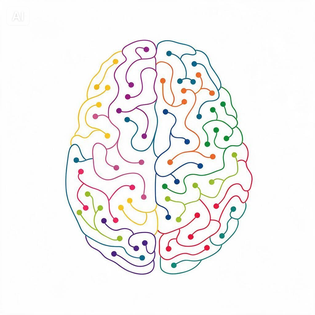
#> input picture human_brain/image_t091.png, 315 x 315 px, shrunk from 1024 x 1024 before the run
$ python retrace.py
#> lines starting #> are read from the running program, lines starting #| are printed output that depends on the picture; after the words box and inside, x2 and y2 are one past the last pixel; in counts of white or black regions, pixels touching at a corner belong together
"""
Rebuild a line-art PNG at higher resolution with clean, flat colours.

This is an automated re-trace of an image you supply — no redrawing. It works
because line art on white is a very constrained kind of picture: every pixel is
either white, or one of a handful of stroke colours laid down at some coverage.

The pipeline:

  1. coverage      how much ink is in each pixel, from its luminance. Edge
                   pixels are partly covered, which is what makes them look soft.
  2. unmix         a half-covered orange pixel reads as pale orange. Undo the
                   blend with white — c_true = white + (c - white)/coverage —
                   so edge pixels report their real colour instead of a tint.
                   Skip this and clustering invents colours that are not in the
                   drawing: pale blends like #7D9FA4 and #BEAF67 show up as if
                   they were strokes.
  3. cluster       k-means over the unmixed colours gives the true palette.
  4. rebuild       each colour's coverage map is resampled up with a cubic
                   filter, its edge slightly re-tightened, then composited in
                   its flat palette colour.

The result is larger, has exactly N flat colours, and has smooth edges — the
softness of the original is resampled rather than magnified.

Run:  python retrace.py                    # 3x, 12 colours
      python retrace.py --scale 4 -k 14
"""

import argparse
from pathlib import Path

import numpy as np
from PIL import Image
from scipy.cluster.vq import kmeans2
from scipy.ndimage import gaussian_filter, label as ndimage_label, zoom

HERE = Path(__file__).resolve().parent

# Pixels at least this covered are trusted to vote on the palette. Lower and the
# blends pollute the clusters; higher and thin strokes get no vote at all.
CORE_COVERAGE = 0.55
WHITE_LUM = 250.0     # luminance treated as bare paper
INK_LUM = 70.0        # luminance treated as fully covered


def coverage(rgb):
    """How much ink sits in each pixel, 0 (paper) to 1 (solid stroke)."""
    lum = rgb.mean(2)
    return np.clip((WHITE_LUM - lum) / (WHITE_LUM - INK_LUM), 0.0, 1.0)


def unmix(rgb, cov, eps=1e-3):
    """Recover each pixel's stroke colour by undoing its blend with white."""
    c = cov[..., None]
    out = 255.0 + (rgb - 255.0) / np.maximum(c, eps)
    return np.clip(out, 0, 255)


def palette(rgb, cov, k, seed=0):
    """The drawing's true colours, voted on by confidently-covered pixels only."""
    core = cov >= CORE_COVERAGE
    cent, _ = kmeans2(unmix(rgb, cov)[core], k, minit="++", seed=seed, iter=40)
    return cent


def clean_labels(lab, cov, k, sigma=1.8, rounds=2, min_blob=30):
    """
    Re-decide every inked pixel's colour from the colours around it.

    Nearest-colour matching judges each pixel alone, so along a stroke whose hue
    sits between two clusters the label flickers from pixel to pixel and the
    stroke comes out mottled. This is the fix, in two parts:

      * a coverage-weighted vote. Each colour blurs its own footprint into a
        score map and the winner takes the pixel, so a pixel surrounded by
        crimson becomes crimson even if, on its own, it measured slightly
        magenta. Weighting by coverage means solid stroke centres decide the
        vote and faint edge pixels mostly listen.
      * speck removal. Any island of a colour smaller than min_blob pixels is
        a mislabel — real strokes are long — so it is erased and re-voted from
        whatever surrounds it.
    """
    ink = cov > 0.02
    for _ in range(rounds):
        votes = np.stack(
            [gaussian_filter(np.where(lab == i, cov, 0.0), sigma) for i in range(k)],
            axis=-1)
        lab = np.where(ink, np.argmax(votes, axis=-1), -1)

    for i in range(k):
        comp, n = ndimage_label(lab == i)
        if not n:
            continue
        sizes = np.bincount(comp.ravel())
        sizes[0] = 0                       # background is not a component
        specks = np.isin(comp, np.flatnonzero((sizes > 0) & (sizes < min_blob)))
        lab[specks] = -1

    holes = ink & (lab < 0)
    if holes.any():
        votes = np.stack(
            [gaussian_filter(np.where(lab == i, cov, 0.0), sigma) for i in range(k)],
            axis=-1)
        lab = np.where(holes, np.argmax(votes, axis=-1), lab)
    return lab


def retrace(path, scale=3, k=12, pad=0, badge=None, sharpen=2.6,
            transparent=True):
    src = np.asarray(Image.open(path).convert("RGB")).astype(float)
    if badge:
        x0, y0, x1, y1 = badge
        src[y0:y1, x0:x1] = 255.0

    cov = coverage(src)
    cent = palette(src, cov, k)

    # Assign EVERY inked pixel — including soft edges — to the nearest true
    # colour, using the unmixed value so an edge pixel is judged on hue, not on
    # how pale it happens to be.
    #
    # Unmixing amplifies noise exactly where coverage is lowest, so a bare
    # nearest-colour test makes edge pixels flicker between two similar clusters
    # and leaves speckled outlines on the dots. Smoothing the colour field first
    # — weighted by coverage, so pale pixels borrow hue from their solid
    # neighbours rather than voting on it — removes the speckle without eroding
    # the strokes the way a median filter would.
    true = unmix(src, cov)
    num = gaussian_filter(true * cov[..., None], sigma=(1.0, 1.0, 0))
    den = gaussian_filter(cov, sigma=1.0)[..., None]
    true = np.where(den > 1e-3, num / np.maximum(den, 1e-3), true)
    ink = cov > 0.02
    d = np.linalg.norm(true[ink][:, None, :] - cent[None, :, :], axis=2)
    lab = np.full(cov.shape, -1, dtype=int)
    lab[ink] = np.argmin(d, axis=1)
    lab = clean_labels(lab, cov, len(cent))

    # Re-measure coverage AGAINST EACH PIXEL'S OWN COLOUR.
    #
    # The luminance ramp above treats every stroke as equally dark, which is
    # false: amber #BB7A00 sits at luminance ~125, so it tops out around 0.7
    # coverage and its interior never reaches solid. The stroke then renders
    # pale and mottled, tracking the source's noise, while dark purple strokes
    # come out clean — exactly the difference visible in the output.
    #
    # A pixel of colour c laid on white at coverage a is  px = white + a(c - white).
    # Solving for a by projection gives the true coverage for that colour, so
    # every stroke reaches 1.0 in its interior whatever its lightness.
    d_white = 255.0 - src
    cov_fixed = np.zeros_like(cov)
    for i, colour in enumerate(cent):
        vec = 255.0 - colour
        denom = float(vec @ vec)
        if denom < 1e-6:
            continue
        m = lab == i
        if m.any():
            cov_fixed[m] = np.clip((d_white[m] @ vec) / denom, 0.0, 1.0)
    cov = cov_fixed

    h, w = int(cov.shape[0] * scale), int(cov.shape[1] * scale)
    # Composite each colour "over" what is already there, tracking colour and
    # alpha separately. Building the alpha channel here rather than keying it
    # out of a white render afterwards is what keeps the edges clean: a keyed
    # edge pixel carries the background it was flattened against, which shows up
    # as a pale halo on any other background.
    acc_rgb = np.zeros((h, w, 3))
    acc_a = np.zeros((h, w))
    for i, colour in enumerate(cent):
        layer = np.where(lab == i, cov, 0.0)
        if layer.max() <= 0:
            continue
        big = np.clip(zoom(layer, scale, order=3), 0, 1)
        # Re-tighten the edge. Cubic resampling spreads the ramp over several
        # times as many pixels, which reads as blur; this pulls it back without
        # hard-thresholding it into jaggies.
        big = np.clip((big - 0.5) * sharpen + 0.5, 0, 1)
        a = big[..., None]
        acc_rgb = acc_rgb * (1 - a) + (colour / 255.0) * a
        acc_a = acc_a * (1 - big) + big

    if transparent:
        # Un-premultiply so the stored colour is the stroke's own, not a blend
        # with black. Viewers multiply by alpha again on display.
        safe = np.maximum(acc_a, 1e-4)[..., None]
        rgb = np.clip(acc_rgb / safe, 0, 1)
        rgba = np.dstack([rgb, acc_a])
        img = Image.fromarray((rgba * 255).astype(np.uint8), mode="RGBA")
        mask = acc_a > 0.02
    else:
        a = acc_a[..., None]
        flat = np.ones((h, w, 3)) * (1 - a) + acc_rgb
        img = Image.fromarray((np.clip(flat, 0, 1) * 255).astype(np.uint8))
        mask = acc_a > 0.02

    # Trim hard to the artwork. pad=0 means the ink touches all four edges.
    ys, xs = np.nonzero(mask)
    box = (max(0, xs.min() - pad), max(0, ys.min() - pad),
           min(img.width, xs.max() + 1 + pad), min(img.height, ys.max() + 1 + pad))
    return img.crop(box), cent


def main():
    ap = argparse.ArgumentParser()
    ap.add_argument("src", nargs="?", default="image_t091.png")
    ap.add_argument("-o", "--out", default="brain_traced.png")
    ap.add_argument("-k", type=int, default=12, help="number of stroke colours")
    ap.add_argument("--scale", type=float, default=3.0)
    ap.add_argument("--sharpen", type=float, default=2.6,
                    help="edge contrast; 1 = as resampled, higher = crisper")
    ap.add_argument("--pad", type=int, default=0, help="margin in px")
    ap.add_argument("--bg", choices=["none", "white"], default="none",
                    help="'none' writes RGBA with a transparent background")
    ap.add_argument("--badge", nargs=4, type=int, metavar=("X0", "Y0", "X1", "Y1"),
                    default=[35, 30, 70, 75], help="corner region to blank out")
    a = ap.parse_args()

    img, cent = retrace(HERE / a.src, scale=a.scale, k=a.k, badge=a.badge,
                        sharpen=a.sharpen, pad=a.pad,
                        transparent=(a.bg == "none"))
#> in retrace, `src[y0:y1, x0:x1] = 255.0`: src: shape (315, 315, 3) float64; mean R, G, B 246, 245, 244
#> in palette, `core = cov >= CORE_COVERAGE`:
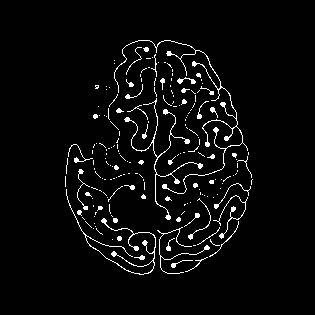
#> core: shape (315, 315) bool; 3.9% white in thin lines or dots, all inside (x1, y1, x2, y2) = (65, 40, 253, 275)
#> in unmix, `return np.clip(out, 0, 255)`:
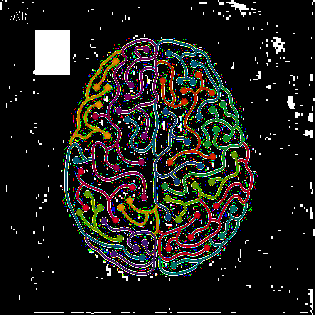
#> returned value: shape (315, 315, 3) float64; mean of channels 0, 1, 2 29.7, 29.4, 25.2; drawn as R, G, B
#> in palette, `cent, _ = kmeans2(unmix(rgb, cov)[core], k, minit="++", seed=seed, ite..`: cent = [[163.6, 5.21, 39.58], [14.93, 94.06, 96.4], [67.18, 34.27, 103], [100.7, 144.5, 0], [133.2, 7.32, 61.96], [222.2, 13.12, 14.34], [27.19, 119.7, 56.08], [101.8, 18.4, 83.62], [112, 3.21, 94.51], [180, 52.46, 0.0576], [7.86, 81.18, 116.1], [29.29, 69.27, 105.3]]
#> in retrace, `ink = cov > 0.02`: ink: shape (315, 315) bool; 10.4% white in thin lines or dots, all inside (x1, y1, x2, y2) = (12, 12, 253, 275)
#> in retrace, `lab[ink] = np.argmin(d, axis=1)`: lab: shape (315, 315) int64; 13 distinct labels, from -1 to 11
#> the loop in clean_labels, `for i in range(k):` made 12 passes
#> n on passes 1 to 12: 91, 123, 77, 25, 32, 21, 36, 62, 24, 71, 71, 71
#> pass 1, in clean_labels, `comp, n = ndimage_label(lab == i)`:
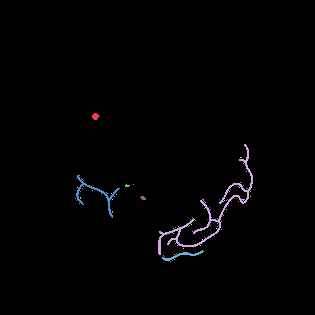
#> comp: shape (315, 315) int32; 92 distinct labels, from 0 to 91; one colour per label, 0 black
#> after the loop in clean_labels, `for i in range(k):`: comp: shape (315, 315) int32; 72 distinct labels, from 0 to 71
#> after the loop in clean_labels, `for i in range(k):`:
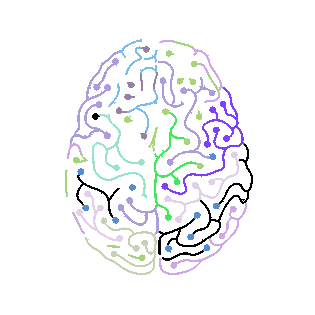
#> lab: shape (315, 315) int64; 13 distinct labels, from -1 to 11; one colour per label, 0 black, -1 white
#> in clean_labels, `holes = ink & (lab < 0)`: holes: shape (315, 315) bool; 1.5% white in thin lines or dots, all inside (x1, y1, x2, y2) = (12, 12, 251, 275)
#> in clean_labels, `lab = np.where(holes, np.argmax(votes, axis=-1), lab)`: lab: shape (315, 315) int64; 13 distinct labels, from -1 to 11
#> in retrace, `d_white = 255.0 - src`:
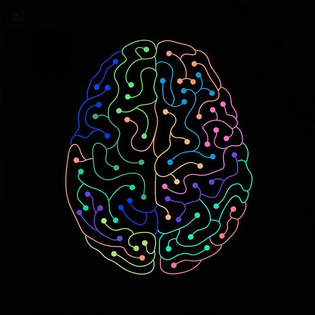
#> d_white: shape (315, 315, 3) float64; mean R, G, B 9, 10, 11
#> the loop in retrace, `for i, colour in enumerate(cent):` made 12 passes
#> (colour, vec, denom) on passes 1 to 12: ([163.6, 5.21, 39.58], [91.41, 249.8, 215.4], 117158.5), ([14.93, 94.06, 96.4], [240.1, 160.9, 158.6], 108692.8), ([67.18, 34.27, 103], [187.8, 220.7, 152], 107111), ([100.7, 144.5, 0], [154.3, 110.5, 255], 101046), ([133.2, 7.32, 61.96], [121.8, 247.7, 193], 113446), ([222.2, 13.12, 14.34], [32.76, 241.9, 240.7], 117495.9), ([27.19, 119.7, 56.08], [227.8, 135.3, 198.9], 109783.7), ([101.8, 18.4, 83.62], [153.2, 236.6, 171.4], 108817.9), ([112, 3.21, 94.51], [143, 251.8, 160.5], 109606), ([180, 52.46, 0.0576], [75, 202.5, 254.9], 111642.8), ([7.86, 81.18, 116.1], [247.1, 173.8, 138.9], 110575.7), ([29.29, 69.27, 105.3], [225.7, 185.7, 149.7], 107861.6)
#> the loop in retrace, `for i, colour in enumerate(cent):` made 12 passes
#> in retrace, `mask = acc_a > 0.02`:
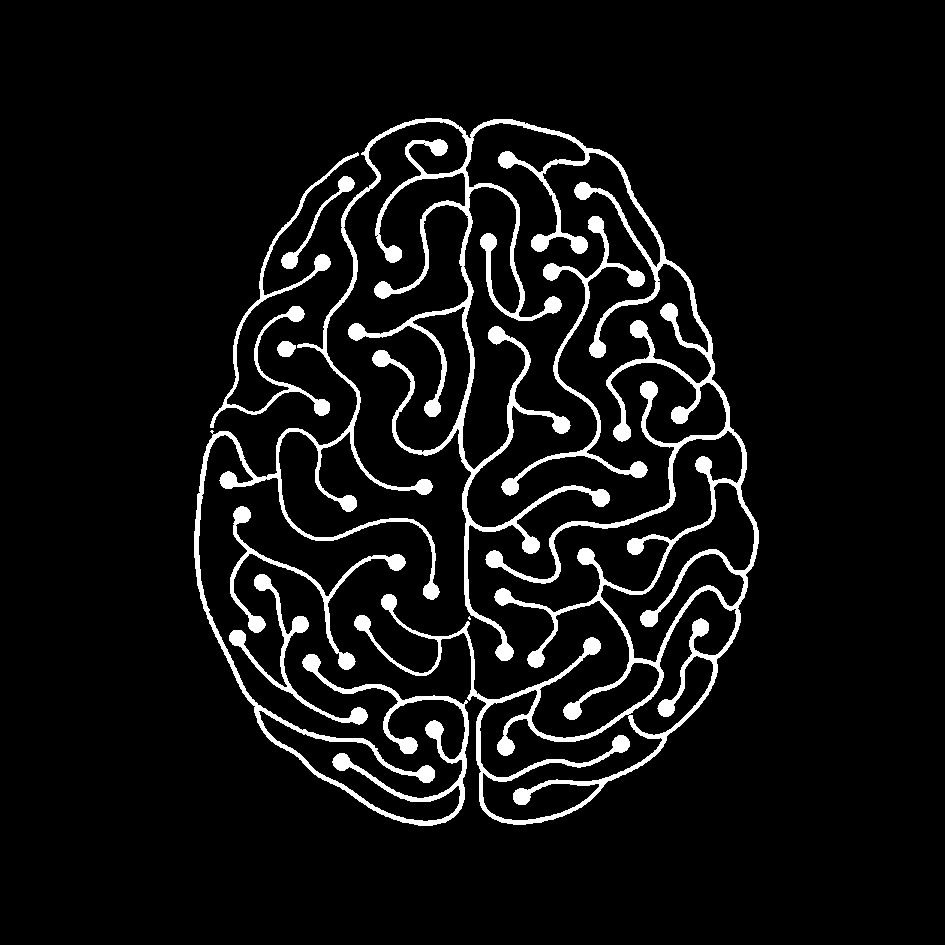
#> mask: shape (945, 945) bool; 6.8% white; 8 white regions (1 under 20 px), largest, box (x1, y1, x2, y2) and area: (194, 118, 759, 826) 49123, (501, 216, 648, 496) 3081, (210, 152, 359, 428) 2847
#> in retrace, `box = (max(0, xs.min() - pad), max(0, ys.min() - pad), min(img.width, ..`: box = (194, 118, 759, 826)
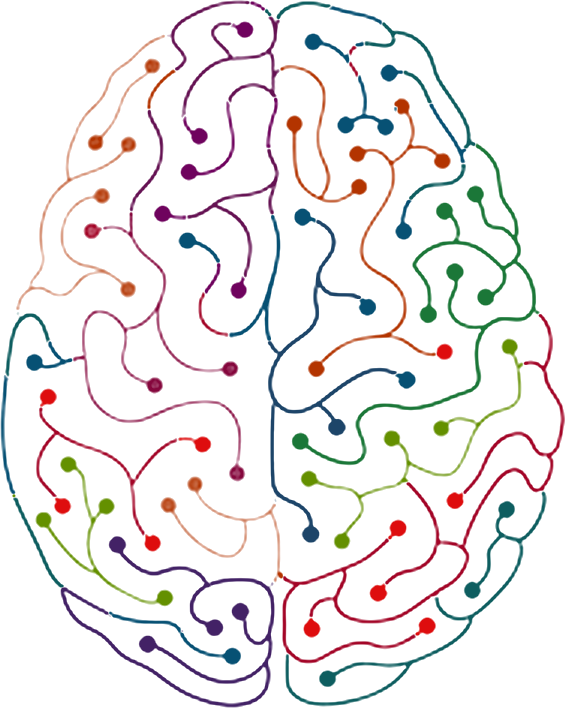
#> img: PIL image 565x708 RGBA; mean R, G, B, A 14.7, 9, 9, 26; transparent parts drawn white
    img.save(HERE / a.out)
    print(f"wrote {a.out}  {img.width}x{img.height}  {img.mode}  ({a.k} colours)")
#| wrote brain_traced.png  565x708  RGBA  (12 colours)
    for c in sorted(cent, key=lambda c: c.sum()):
        print(f"   #{int(c[0]):02X}{int(c[1]):02X}{int(c[2]):02X}")
#> this loop made 12 passes
#|    #85073D
#|    #1B7738
#|    #1D4569
#|    #651253
#|    #432266
#|    #075174
#|    #0E5E60
#|    #A30527
#> (further printed lines are left out)


if __name__ == "__main__":
    main()

$ run again, with human_brain/brain_white.png copied over human_brain/image_t091.png
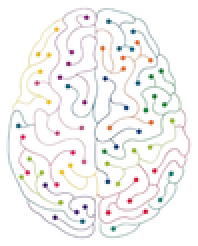
#> input picture human_brain/brain_white.png, 99 x 123 px, shrunk from 323 x 399 before the run (shown 2 times larger)
#> core: shape (123, 99) bool; 1.4% white in thin lines or dots, all inside (x1, y1, x2, y2) = (8, 8, 87, 115)
#> in palette, `cent, _ = kmeans2(unmix(rgb, cov)[core], k, minit="++", seed=seed, ite..`: cent = [[114.9, 0.0629, 96.8], [103.4, 149.8, 0], [157.3, 0, 60.98], [3.26, 91.85, 107.9], [17.62, 122.3, 48.12], [228.8, 130.8, 0], [205.6, 0, 24.9], [64.63, 31.3, 108.1], [38.75, 2.75, 97.25], [105.3, 8.42, 92.11], [19.9, 65.25, 116.6], [212.2, 38.82, 0]]
#> ink: shape (123, 99) bool; 21.4% white in thin lines or dots, all inside (x1, y1, x2, y2) = (3, 3, 96, 120)
#> the loop in clean_labels, `for i in range(k):` made 12 passes
#> n on passes 1 to 7: 1, 14, 13, 13, 8, 9, 12
#> after the loop in clean_labels, `for i in range(k):`:
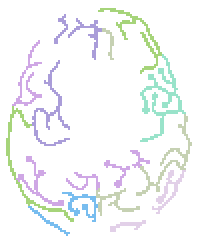
#> lab: shape (123, 99) int64 (shown 2 times larger); 8 distinct labels, from -1 to 10; one colour per label, 0 black, -1 white
#> holes: shape (123, 99) bool; 8.2% white in thin lines or dots, all inside (x1, y1, x2, y2) = (7, 3, 89, 120)
#> the loop in retrace, `for i, colour in enumerate(cent):` made 12 passes
#> (colour, vec, denom) on passes 1 to 8: ([114.9, 0.0629, 96.8], [140.1, 254.9, 158.2], 109642.2), ([103.4, 149.8, 0], [151.6, 105.2, 255], 99086.2), ([157.3, 0, 60.98], [97.67, 255, 194], 112210.5), ([3.26, 91.85, 107.9], [251.7, 163.1, 147.1], 111624.2), ([17.62, 122.3, 48.12], [237.4, 132.7, 206.9], 116747.7), ([228.8, 130.8, 0], [26.22, 124.2, 255], 81137.2), ([205.6, 0, 24.9], [49.38, 255, 230.1], 120407.9), ([64.63, 31.3, 108.1], [190.4, 223.7, 146.9], 107871.9)
#> the loop in retrace, `for i, colour in enumerate(cent):` made 12 passes
#> mask: shape (369, 297) bool; 2.9% white; 154 white regions (96 under 20 px), largest, box (x1, y1, x2, y2) and area: (223, 110, 232, 119) 61, (238, 102, 247, 111) 60, (228, 140, 237, 150) 59
#> ys = 3181 values from 20 to 353; xs = 3181 values, max 278 at index 1719, min 21 at index 1250, mean 151.9
#> box = (21, 20, 279, 354)
#> in main, `img, cent = retrace(HERE / a.src, scale=a.scale, k=a.k, badge=a.badge,..`:
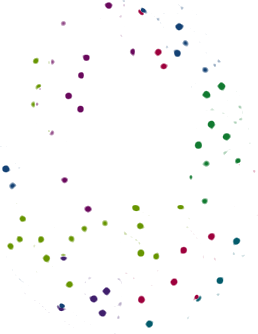
#> img: PIL image 258x334 RGBA; mean R, G, B, A 2.8, 2.9, 2.5, 5.3; transparent parts drawn white
#| wrote brain_traced.png  258x334  RGBA  (12 colours)
#> the loop in main, `for c in sorted(cent, key=lambda c: c.sum()):` made 12 passes
#> (printed output is left out)
